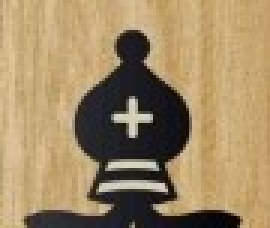
#> input picture AI/data/BishopBlack/Captura de pantalla 2023-07-20 153802.jpg, 90 x 76 px (shown 3 times larger)
$ python -i recortarFoto.py   (imports and definitions only)
#> lines starting #> are read from the running program, lines starting #| are printed output that depends on the picture; after the words box and inside, x2 and y2 are one past the last pixel; in counts of white or black regions, pixels touching at a corner belong together
#> further down, picture is the input picture: shape (76, 90, 3); mean B, G, R 100.7, 136.6, 159.3
import cv2
import numpy as np

# [8 lines left out: function recortar_cuadrado, not called in this run]

def encontrar_intersecciones(lines):
    intersecciones = []
    for i in range(len(lines)):
        for j in range(i + 1, len(lines)):
            x1, y1, x2, y2 = lines[i][0]
            x3, y3, x4, y4 = lines[j][0]
            punto_interseccion = encontrar_punto_interseccion(x1, y1, x2, y2, x3, y3, x4, y4)
            if punto_interseccion is not None:
                intersecciones.append(punto_interseccion)
    return intersecciones

def encontrar_punto_interseccion(x1, y1, x2, y2, x3, y3, x4, y4):
    # Calcular las coordenadas del punto de intersección utilizando la fórmula de intersección de dos líneas
    det = (x1 - x2) * (y3 - y4) - (y1 - y2) * (x3 - x4)
    if det != 0:
        x = ((x1 * y2 - y1 * x2) * (x3 - x4) - (x1 - x2) * (x3 * y4 - y3 * x4)) / det
        y = ((x1 * y2 - y1 * x2) * (y3 - y4) - (y1 - y2) * (x3 * y4 - y3 * x4)) / det
        return int(x), int(y)
    else:
        return None

def detectar_lineas(imagen):

    gaussian = cv2.GaussianBlur(imagen, (5,5), 0)
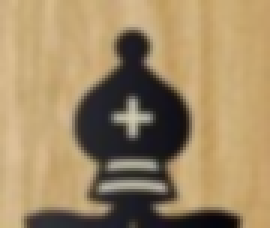
#> gaussian: shape (76, 90, 3) (shown 3 times larger); mean B, G, R 100.7, 136.6, 159.3

    # Convertir a escala de grises
    gray = cv2.cvtColor(gaussian, cv2.COLOR_BGR2GRAY)
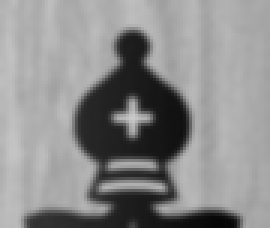
#> gray: shape (76, 90) (shown 3 times larger); min 6, max 201, mean 139.3

    # Aplicar el detector de bordes Canny
    edges = cv2.Canny(gray, 50, 150, apertureSize=3)
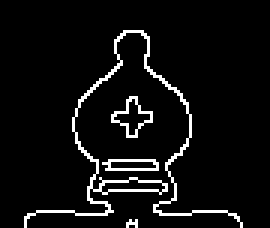
#> edges: shape (76, 90) (shown 3 times larger); 5.9% white in thin lines or dots, all inside (x1, y1, x2, y2) = (8, 10, 81, 76)
    cv2.imshow("edges",edges)
    cv2.waitKey(0)
    # Aplicar la transformada de Hough para detectar líneas
    lines = cv2.HoughLinesP(edges, 1, np.pi/180, threshold=20, minLineLength=20, maxLineGap=10)
#> lines = [[12, 70, 37, 70], [42, 75, 46, 35], [30, 53, 57, 53], [29, 63, 55, 63], [26, 34, 48, 12], [39, 13, 62, 34], [28, 51, 55, 62]]

    # Encontrar las intersecciones de las líneas detectadas
    intersecciones = encontrar_intersecciones(lines)
#> the loop in encontrar_intersecciones, `for i in range(len(lines)):` made 7 passes
#> after the loop in encontrar_intersecciones, `for i in range(len(lines)):`: intersecciones = [(42, 70), (-10, 70), (101, 70), (74, 70), (44, 53), (43, 63), (48, 11), (47, 20), (43, 57), (7, 53), (82, 53), (32, 53), (-3, 63), (93, 63), (57, 63), (43, 16), (14, 45), (123, 89)]

    # Encontrar el punto de intersección más cercano al centro de la imagen
    centro_x, centro_y = imagen.shape[1] // 2, imagen.shape[0] // 2
#> centro_x = 45; centro_y = 38
    punto_cercano = None
    distancia_minima = float('inf')
    for punto in intersecciones:
        distancia = np.sqrt((punto[0] - centro_x) ** 2 + (punto[1] - centro_y) ** 2)
        if distancia < distancia_minima:
            punto_cercano = punto
            distancia_minima = distancia
#> this loop made 18 passes
#> (distancia, punto_cercano, distancia_minima) on passes 1, 5: (32.14, (42, 70), 32.14), (15.03, (44, 53), 15.03)
#> (punto, distancia) on passes 2, 3, 4, 6, 7, 8: ((-10, 70), 63.63), ((101, 70), 64.5), ((74, 70), 43.19), ((43, 63), 25.08), ((48, 11), 27.17), ((47, 20), 18.11)
#> after the loop, distancia_minima = 15.03

    # Dibujar las líneas detectadas en la imagen original
    if lines is not None:
        for line in lines:
            x1, y1, x2, y2 = line[0]
            cv2.line(imagen, (x1, y1), (x2, y2), (0, 0, 255), 2)
#> this loop made 7 passes
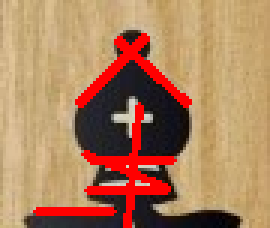
#> imagen: shape (76, 90, 3) (shown 3 times larger); 8.98% of pixels changed, all inside (x1, y1, x2, y2) = (11, 11, 64, 76)

    # Dibujar el punto de intersección más cercano al centro de la imagen
    if punto_cercano is not None:
        cv2.circle(imagen, punto_cercano, 5, (0, 255, 0), -1)
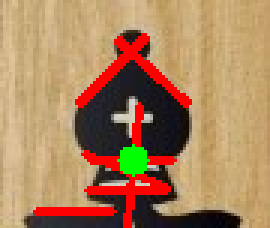
#> imagen: shape (76, 90, 3) (shown 3 times larger); 1.18% of pixels changed, all inside (x1, y1, x2, y2) = (39, 48, 50, 59)

    # Mostrar la imagen con la línea y el punto de intersección más cercano al centro
    cv2.imshow("Línea y Punto de Intersección", imagen)
    cv2.waitKey(0)
    cv2.destroyAllWindows()
    return punto_cercano

# [34 lines left out: function recortarFoto, not called in this run]


#recortarFoto('C:\\Users\\sergi\\Desktop\\ProyectoChess\\Pictures\\foto6.jpg', 20)

>>> import cv2
>>> picture = cv2.imread('../../AI/data/BishopBlack/Captura de pantalla 2023-07-20 153802.jpg')
>>> result = detectar_lineas(picture)
#> result = (44, 53)

$ run again, on AI/data/BishopBlack/Captura de pantalla 2023-07-20 173313.jpg
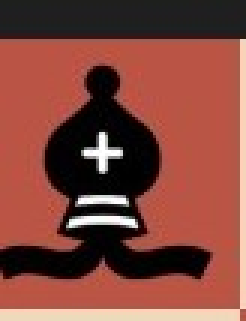
#> input picture AI/data/BishopBlack/Captura de pantalla 2023-07-20 173313.jpg, 82 x 107 px (shown 3 times larger)
#> picture is the input picture: shape (107, 82, 3); mean B, G, R 60.9, 71, 130.8
#> in detectar_lineas, `edges = cv2.Canny(gray, 50, 150, apertureSize=3)`:
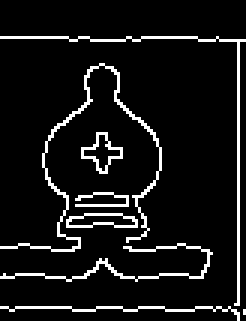
#> edges: shape (107, 82) (shown 3 times larger); 8.4% white in thin lines or dots, all inside (x1, y1, x2, y2) = (0, 12, 82, 107)
#> lines = 13 rows, first 6: [79, 106, 79, 13], [0, 12, 46, 13], [0, 102, 81, 103], [42, 12, 77, 13], [0, 92, 28, 92], [0, 82, 26, 82]
#> the loop in encontrar_intersecciones, `for i in range(len(lines)):` made 13 passes
#> after the loop in encontrar_intersecciones, `for i in range(len(lines)):`: intersecciones = 72 pairs, first value -1620 to 9581, second value -491 to 566
#> the loop in detectar_lineas, `for punto in intersecciones:` made 72 passes
#> (distancia, punto_cercano, distancia_minima) on passes 1, 4, 5, 17, 18, 21, 43, 48: (55.17, (79, 13), 55.17), (54.45, (79, 92), 54.45), (47.8, (79, 82), 47.8), (44.38, (24, 12), 44.38), (41.05, (39, 12), 41.05), (41.01, (42, 12), 41.01), (40.02, (50, 92), 40.02), (29.61, (47, 82), 29.61)
#> after the loop in detectar_lineas, `for punto in intersecciones:`: distancia_minima = 8.6
#> the loop in detectar_lineas, `for line in lines:` made 13 passes
#> in detectar_lineas, `cv2.circle(imagen, punto_cercano, 5, (0, 255, 0), -1)`:
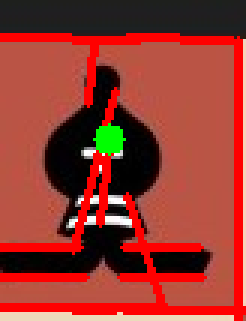
#> imagen: shape (107, 82, 3) (shown 3 times larger); mean B, G, R 47, 57.7, 149.5
#> result = (36, 46)

$ run again, on AI/data/BishopBlack/Captura de pantalla 2023-07-20 173546.jpg
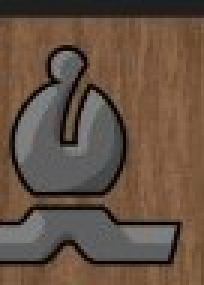
#> input picture AI/data/BishopBlack/Captura de pantalla 2023-07-20 173546.jpg, 68 x 95 px (shown 3 times larger)
#> picture is the input picture: shape (95, 68, 3); mean B, G, R 67.1, 81.8, 101.7
#> in detectar_lineas, `edges = cv2.Canny(gray, 50, 150, apertureSize=3)`:
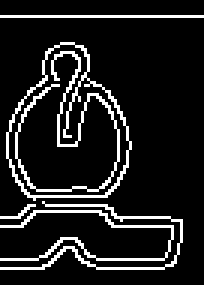
#> edges: shape (95, 68) (shown 3 times larger); 11.7% white in thin lines or dots, all inside (x1, y1, x2, y2) = (0, 5, 68, 90)
#> lines = 15 rows, first 6: [0, 5, 67, 5], [33, 71, 60, 73], [0, 86, 58, 86], [32, 89, 54, 89], [22, 48, 24, 14], [7, 70, 37, 70]
#> the loop in encontrar_intersecciones, `for i in range(len(lines)):` made 15 passes
#> after the loop in encontrar_intersecciones, `for i in range(len(lines)):`: intersecciones = 90 pairs, first value -1620 to 893, second value -140 to 130
#> the loop in detectar_lineas, `for punto in intersecciones:` made 90 passes
#> (distancia, punto_cercano, distancia_minima) on passes 1, 2, 6, 7, 12, 41, 46, 47: (893, (-858, 5), 893), (43.17, (24, 5), 43.17), (42.95, (25, 5), 42.95), (42.01, (35, 5), 42.01), (26.93, (20, 70), 26.93), (22.2, (21, 65), 22.2), (21.4, (21, 64), 21.4), (20.62, (21, 63), 20.62)
#> after the loop in detectar_lineas, `for punto in intersecciones:`: distancia_minima = 18.44
#> the loop in detectar_lineas, `for line in lines:` made 15 passes
#> in detectar_lineas, `cv2.circle(imagen, punto_cercano, 5, (0, 255, 0), -1)`:
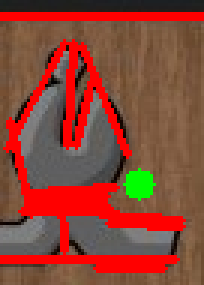
#> imagen: shape (95, 68, 3) (shown 3 times larger); mean B, G, R 54.2, 70, 137.5
#> result = (46, 61)
